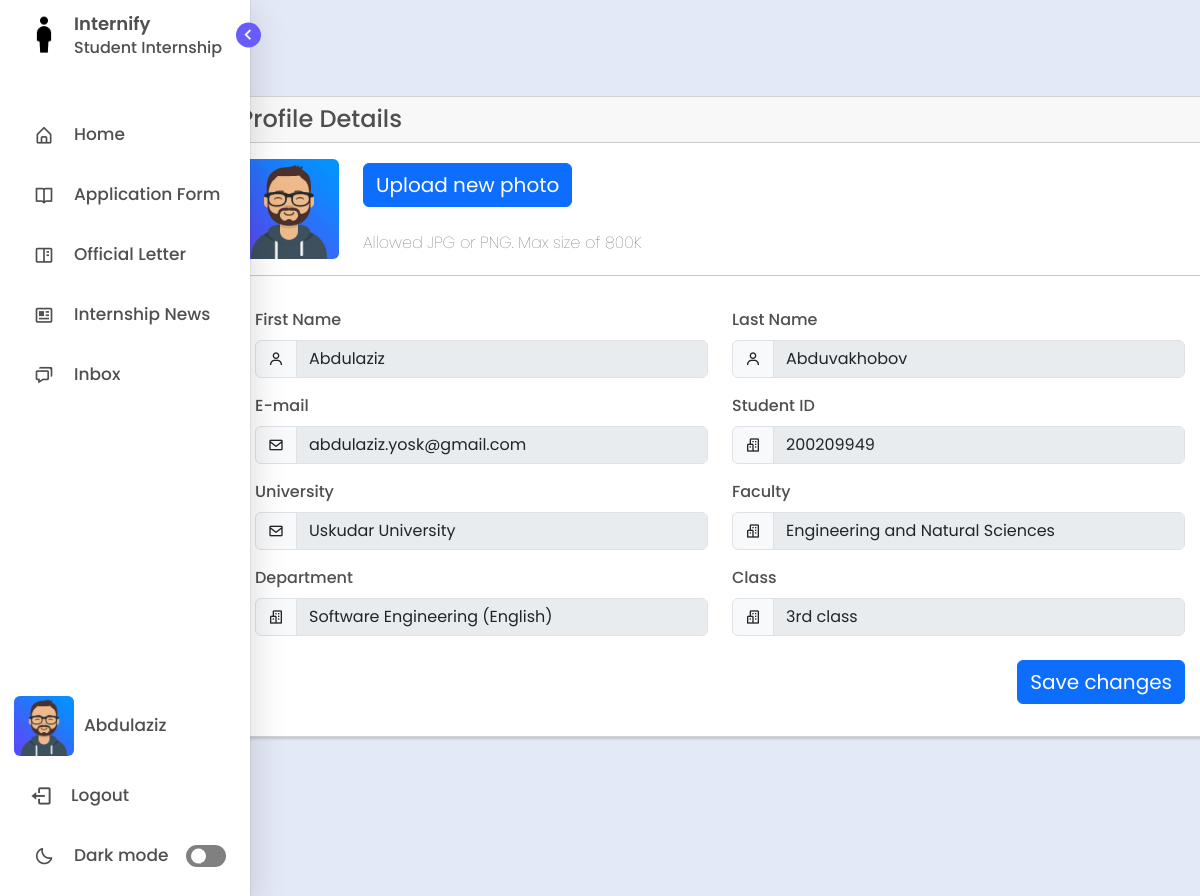
The app's page /profile/ (signed in) with its own data.
### management/models.py (models this page shows, shortened)
class User(AbstractBaseUser, PermissionsMixin):
    GENDER_CHOICES = (
        ('M', 'Male'),
        ('F', 'Female'),
    )
    first_name = models.CharField(max_length=100)
    last_name = models.CharField(max_length=100)
    email = models.EmailField(unique=True)
    gender = models.CharField(max_length=1, choices=GENDER_CHOICES)
    photo = models.ImageField(upload_to='users', null=True, blank=True)
    last_login = models.DateTimeField(auto_now=True)
    is_active = models.BooleanField(default=True)
    is_staff = models.BooleanField(default=False)
    is_superuser = models.BooleanField(default=False)
    objects = CustomUserManager()
    USERNAME_FIELD = 'email'
    REQUIRED_FIELDS = ['first_name', 'last_name', 'gender',  'password']

class BaseAbstractModel(models.Model):
    is_visible = models.BooleanField(default=True, verbose_name='Visibility')
    date_created = models.DateTimeField(auto_now_add=True)
    date_updated = models.DateTimeField(auto_now=True)
    class Meta:
        abstract = True

class Student(BaseAbstractModel):
    student_id = models.CharField(max_length=20, primary_key=True, unique=True)
    department = models.ForeignKey(Department, on_delete=CASCADE)
    faculty = models.ForeignKey(Faculty, on_delete=CASCADE)
    class_room = models.ForeignKey(ClassRoom, on_delete=CASCADE)
    user = models.ForeignKey(User, on_delete=CASCADE)

class Faculty(BaseAbstractModel):
    name = models.CharField(max_length=150)

class Department(BaseAbstractModel):
    name = models.CharField(max_length=200)
    faculty = models.ForeignKey(Faculty, on_delete=CASCADE)

class ClassRoom(BaseAbstractModel):
    name = models.CharField(max_length=250)
    department = models.ForeignKey(Department, on_delete=CASCADE)
    faculty = models.ForeignKey(Faculty, on_delete=CASCADE)

### management/views.py (the view)
# urls.py: path('profile/', views.profile, name = "profile"),
def profile(request):
	user = request.user
	if request.method == "POST":
		if 'photo' in request.FILES:
			user.photo = request.FILES['photo']
			user.save()
		return redirect(reverse('profile'))
	context = {}
	if user.groups.filter(name='Student').exists():
		student = Student.objects.get(user=user)
		if student:
			context['student'] = student
		return render(request, "profile.html", context)
	elif user.groups.filter(name='Coordinator').exists():
		coordinator = InternshipCoordinator.objects.get(user=user)
		if coordinator:
			context['coordinator'] = coordinator
		return render(request, "profile.html", context)
	return render(request, "profile.html")

### templates/profile.html (shortened to what this page needs)
{% extends "layout.html" %}
{% load static %}
{% block content %}
<body style="overflow: hidden;">
    <div class="home offset-md-1" style="margin-left:30px; margin-top:8%;">
      <div class="content-wrapper">
        <div class="container-xxl flex-grow-1 container-p-y">
          <div class="row">
            <div class="col-md-12">
              <div class="card mb-4">
                <form enctype="multipart/form-data" action="{% url 'profile' %}" method="POST">
                  <h4 class="text card-header">Profile Details</h4>
                  <div class="card-body">
                    <div class="d-flex align-items-start align-items-sm-center gap-4">
                      <img src="
                              {% if user.photo %}
                                  {{ user.photo.url }}
                              {% elif user.gender == 'M' %}
                                  {% static 'assets/img/avatars/male_avatar.png' %}
                              {% else %}
                                  {% static 'assets/img/avatars/female_avatar.png' %}
                              {% endif %}
                              " alt="user-avatar" class="d-block rounded" height="100" width="100"
                                          id="uploadedAvatar" />
                      <div class="button-wrapper">
                          <label for="upload" class="btn btn-primary me-2 mb-4" style="font-size:20px;" tabindex="0">
                            <span class="d-none d-sm-block">Upload new photo</span>
                          </label>
                        <p class="text mb-0" style="font-weight: lighter;">Allowed JPG or PNG. Max size of 800K</p>
                      </div>
                    </div>
                  </div>
                  <hr class="my-0" />
                  <div class="card-body text">
                    <div class="card-body">
                      <div class="row">
                        <div class="mb-3 col-md-6">
                          <label for="firstName" class="form-label">First Name</label>
                          <div class="input-group input-group-merge">
                            <span class="input-group-text"><i class="bx bx-user"></i></span>
                            <input class="form-control" type="text" id="first_name" name="first_name"
                              disabled value="{{user.first_name}}" autofocus />
                          </div>
                        </div>
                        <div class="mb-3 col-md-6">
                          <label for="lastName" class="form-label">Last Name</label>
                          <div class="input-group input-group-merge">
                            <span class="input-group-text"><i class="bx bx-user"></i></span>
                            <input class="form-control" type="text" name="last_name" id="first_name"
                              disabled value="{{user.last_name}}" />
                          </div>
                        </div>
                        <div class="mb-3 col-md-6">
                          <label for="email" class="form-label">E-mail</label>
                          <div class="input-group input-group-merge">
                            <span class="input-group-text"><i class="bx bx-envelope"></i></span>
                            <input class="form-control" type="text" id="email" name="email" disabled
                              value="{{user.email}}" />
                          </div>
                        </div>
                        {% for group in user.groups.all %}
                            {% if group.name == 'Student' %}
                                <div class="mb-3 col-md-6">
                                    <label class="form-label" for="country">Student ID</label>
                                    <div class="input-group input-group-merge">
                                        <span class="input-group-text">
                                            <i class="bx bx-buildings"></i>
                                        </span>
                                        <input class="form-control" type="text" id="faculty" name="student_id" disabled value="{{ student.student_id }}" />
                                    </div>
                                </div>
                                <div class="mb-3 col-md-6">
                                    <label for="email" class="form-label">University</label>
                                    <div class="input-group input-group-merge">
                                        <span class="input-group-text"><i class="bx bx-envelope"></i></span>
                                        <input class="form-control" type="text" id="email" name="email"
                                            disabled value="Uskudar University" />
                                    </div>
                                </div>
                                <div class="mb-3 col-md-6">
                                    <label class="form-label" for="country">Faculty</label>
                                    <div class="input-group input-group-merge">
                                        <span class="input-group-text">
                                            <i class="bx bx-buildings"></i>
                                        </span>
                                        <input class="form-control" type="text" id="faculty" name="faculty" disabled value="{{ student.faculty.name }}" />
                                    </div>
                                </div>
                                <div class="mb-3 col-md-6">
                                    <label class="form-label" for="country">Department</label>
                                    <div class="input-group input-group-merge">
                                        <span class="input-group-text">
                                            <i class="bx bx-buildings"></i>
                                        </span>
                                        <input class="form-control" type="text" id="department" name="department" disabled value="{{ student.department.name }}" />
                                    </div>
                                </div>
                                <div class="mb-3 col-md-6">
                                    <label class="form-label" for="country">Class</label>
                                    <div class="input-group input-group-merge">
                                        <span class="input-group-text">
                                            <i class="bx bx-buildings"></i>
                                        </span>
                                        <input class="form-control" type="text" id="class" name="class" disabled value="{{ student.class_room.name }}" />
                                    </div>
                                </div>
                            {% endif %}
                        {% endfor %}
                    <div class="mt-2">
                      <button type="submit" class="btn btn-primary" style="float:right; font-size:20px;">Save
                        changes</button>
                    </div>
                  </div>
                </form>
              </div>
            </div>
          </div>
        </div>
      </div>
    </div>
</body>
{% endblock content %}

### templates/includes/sidebar.html (shortened to what this page needs)
<!DOCTYPE html>
{% load static %}
<html lang="en">
<head>
    <link href='https://unpkg.com/boxicons@2.1.1/css/boxicons.min.css' rel='stylesheet'>
</head>
<body>
    <nav class="sidebar open">
        <header>
            <div class="image-text">
                <span class="image">
                    <a href="/home"><img id="my-image" src="{% static 'assets/img/logo.png' %}" alt=""></a>
                </span>
                <div class="text logo-text">
                    <a href="/home" style="text-decoration: none; color: var(--text-color);"><span class="name">Internify</span></a>
                    <span class="profession">Student Internship</span>
                </div>
            </div>
            <i class='bx bx-chevron-right toggle'></i>
        </header>
        <div class="menu-bar">
            <div class="menu">
                <li class="nav-link">
                    <a href="{% url 'index' %}">
                        <i class='bx bx-home-alt icon' ></i>
                        <span class="text nav-text">Home</span>
                    </a>
                </li>
                {% for group in request.user.groups.all %}
                    {% if group.name == 'Student' %}
                        <li class ="nav-link">
                            <a href="/application-form">
                                <i class='bx bx-book-open icon'></i>
                                <span class="text nav-text">Application Form</span>
                            </a>
                        </li>
                        <li class ="nav-link">
                            <a href="/official-letter">
                                <i class='bx bx-book-content icon' ></i>
                                <span class="text nav-text">Official Letter</span>
                            </a>
                        </li>
                        <li class="nav-link">
                            <a href="/internship-opportunities">
                              <i class='bx bx-news icon' ></i>
                              <span class="text nav-text">Internship News</span>
                            </a>
                        </li>
                    {% endif %}
                {% endfor %}
                <li class="nav-link">
                    <a href="/inbox">
                        <i class='bx bx-chat icon' ></i>
                        <span class="text nav-text">Inbox</span>
                    </a>
                </li>
            </div>
            <div class="bottom-content">
                <li class="nav-link">
                    <a href="/profile">
                        <img src="
                                {% if request.user.photo%}
                                    {{ request.user.photo.url }}
                                {% elif request.user.gender == 'M' %}
                                    {% static 'assets/img/avatars/male_avatar.png' %}
                                {% else %}
                                    {% static 'assets/img/avatars/female_avatar.png' %}
                                {% endif %}
                                "
                                alt="user-avatar"
                            class="d-block rounded" height="60" width="60" id="uploadedAvatar" />
                        <span class="text nav-text" style="margin-left:10px;"> {{user.first_name}}</span>
                    </a>
                </li>
                <li class="nav-link">
                    <a href="/logout">
                        <i class='bx bx-log-out icon' style="font-size:23px; margin-left:-3px;"></i>
                        <span class="text nav-text">Logout</span>
                    </a>
                </li>
                <li class="mode">
                    <div class="sun-moon">
                        <i class='bx bx-moon icon moon'></i>
                    </div>
                    <span class="mode-text text">Dark mode</span>
                    <div class="toggle-switch">
                        <span class="switch"></span>
                    </div>
                </li>
            </div>
        </div>
    </nav>
</body>
</html>

### records on screen
User: photo (picture), first_name "Abdulaziz", last_name "Abduvakhobov", email "abdulaziz.yosk@gmail.com"
Student: student_id "200209949", faculty "Engineering and Natural Sciences", department "Software Engineering (English)", class "3rd class"
